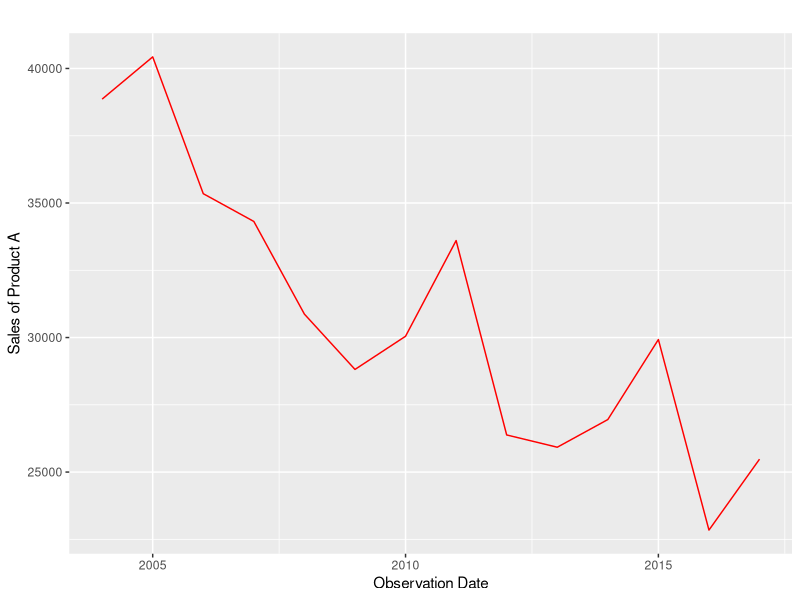
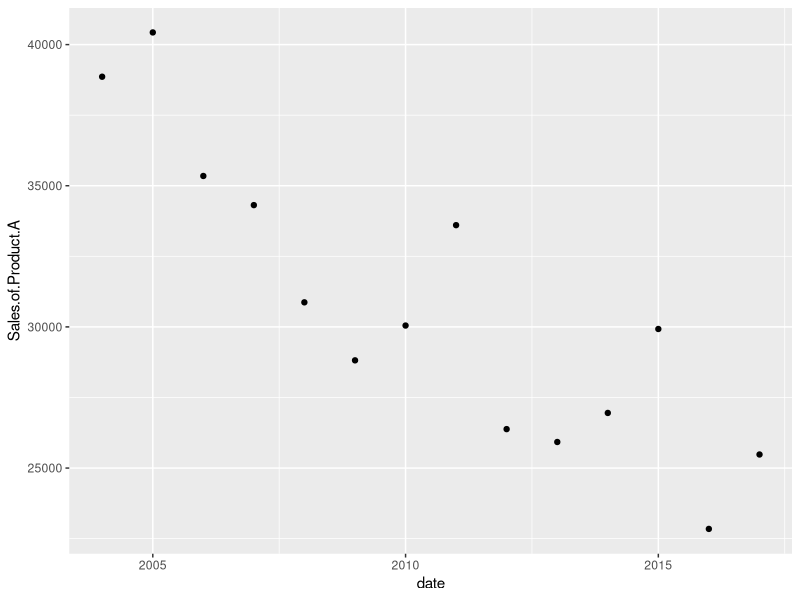
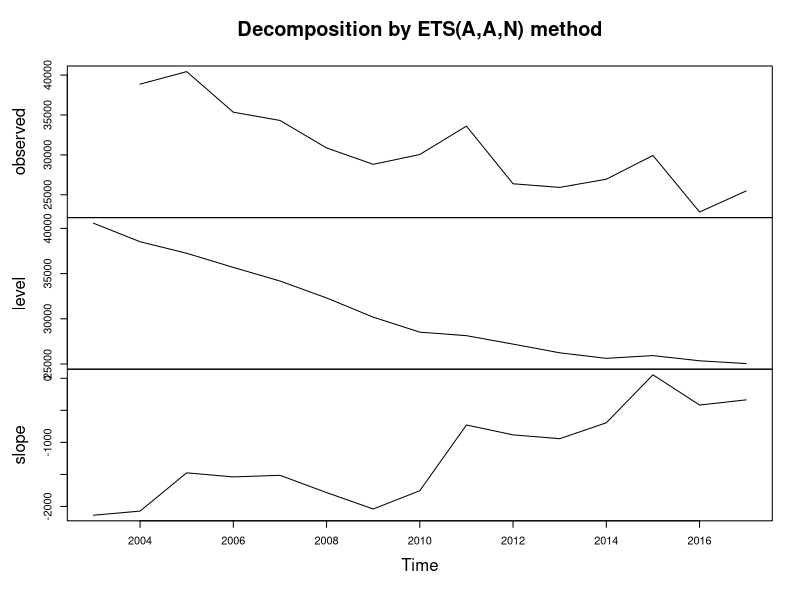
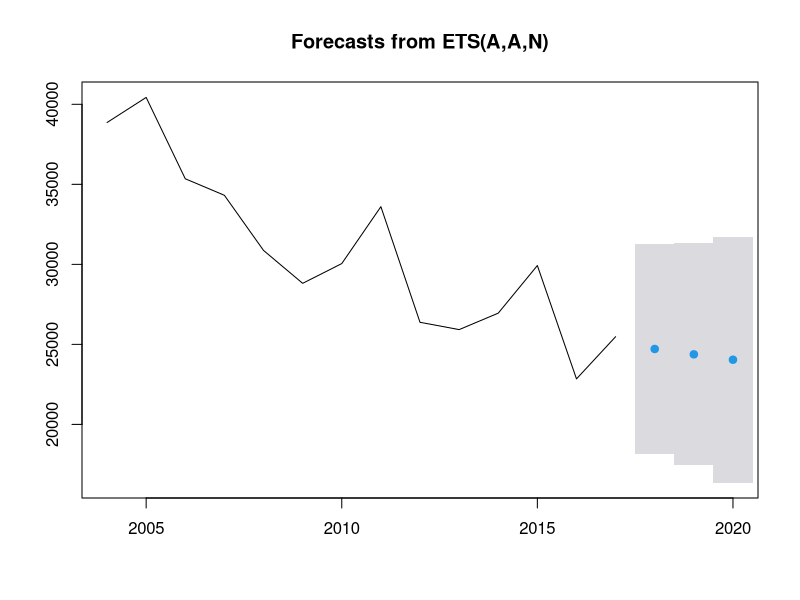
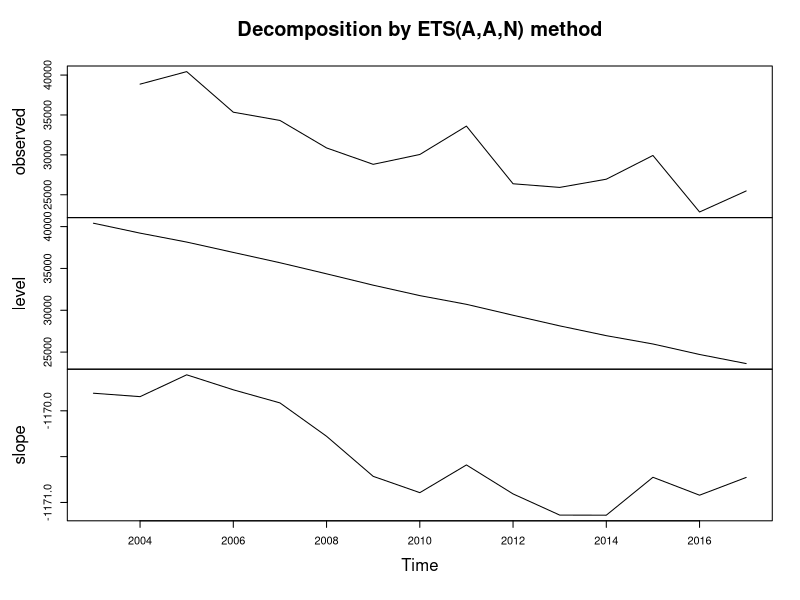
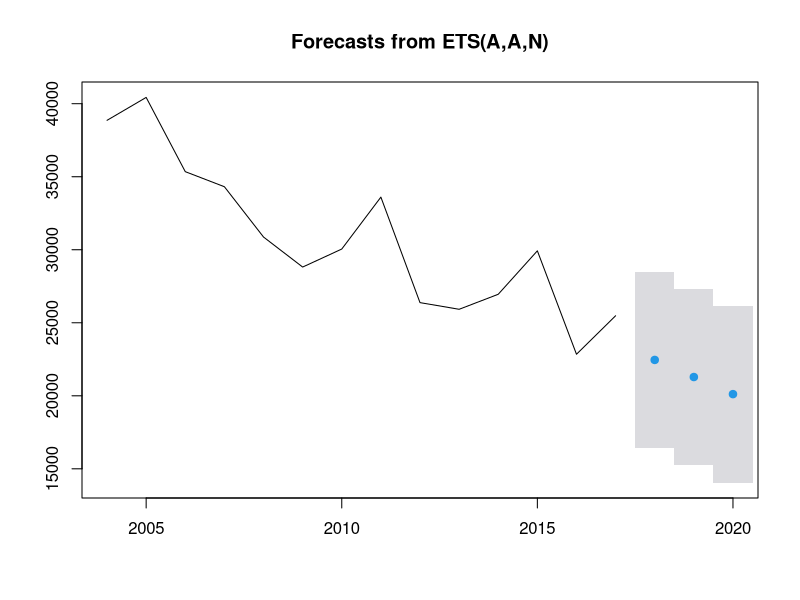
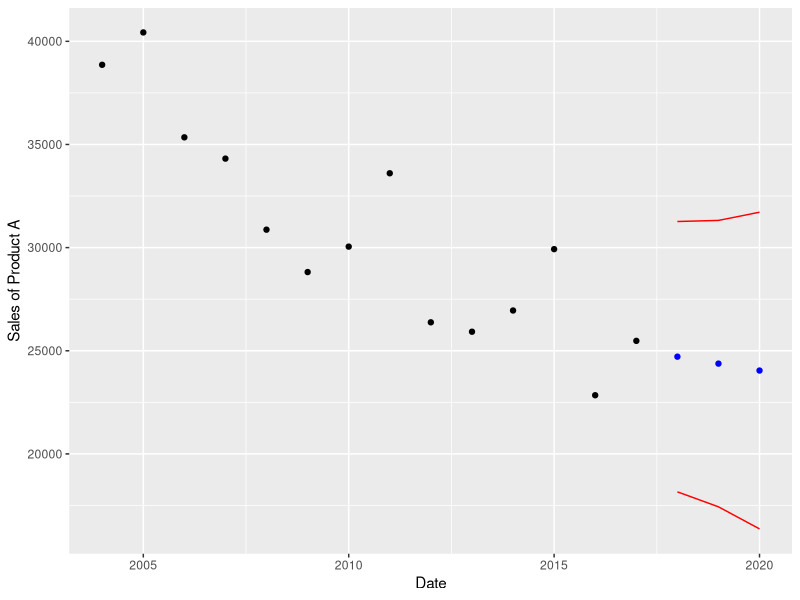

The R script that drew these images, in order:
## ---- chunk 1
knitr::opts_chunk$set(echo = TRUE)
## ---- chunk 2

rm(list=ls()) # clear the work area 

if (!require('readxl')) install.packages('readxl')
library('readxl')

if (!require('writexl')) install.packages('writexl')
library('writexl')

if (!require('ggplot2')) install.packages('ggplot2')
library('ggplot2')

if (!require('ggfortify')) install.packages('ggfortify')
library('ggfortify')

if (!require('forecast')) install.packages('forecast')
library('forecast')

if (!require('lubridate')) install.packages('lubridate')
library('lubridate')

if (!require('zoo')) install.packages('zoo')
library('zoo')
## ---- chunk 3

data_from_excel <- read_excel("Annual_Hot_Water.xlsx") 
str( data_from_excel )

## ---- chunk 4

PROD_A <- ts(data_from_excel, start=c(2004), frequency = 1, names =c("Sales of Product A") )

str(PROD_A)

summary(PROD_A)

autoplot(PROD_A, color = 'red') +
  labs(x = "Observation Date", y = "Sales of Product A")

## ---- chunk 5

df_data <- data.frame(date=as.Date(as.yearqtr(time(PROD_A))), Y=as.matrix(PROD_A))
ggplot(data=df_data, mapping=aes(x=date, y=Sales.of.Product.A))+geom_point()

## ---- chunk 6

HOLT <- ets(PROD_A, model = "AAN", alpha = .2, beta = .15)  
HOLT
str(HOLT)
plot(HOLT)
HOLT.pred <- forecast(HOLT, h = 3, level = c(95))
HOLT.pred
str(HOLT.pred)
plot(HOLT.pred)

## ---- chunk 7

HOLT_auto <- ets(PROD_A, model = "AAN")  
HOLT_auto
plot(HOLT_auto)
HOLT_auto.pred <- forecast(HOLT_auto, h = 3, level = c(95))
plot(HOLT_auto.pred)

## ---- chunk 8

col_names <- as.yearmon(time(HOLT.pred$mean)) 
my_df <-  data.frame( as.Date(col_names), HOLT.pred$mean, HOLT.pred$lower, HOLT.pred$upper)
colnames(my_df) <- c("Date", "Forecast", "95% Lower", "95% Upper" )
write_xlsx(my_df, "Annual_Sales_A_prediction.xlsx")

## ---- chunk 9

ggplot(data = my_df, aes(x = Date, y = as.double(Forecast) )) +
  geom_point( color="blue" ) + 
  geom_line(aes(x = Date, y = `95% Lower`), color="red" ) +  
  geom_line(aes(x = Date, y = `95% Upper`), color="red" ) +
  geom_point(data=df_data, mapping=aes(x=date, y=Sales.of.Product.A))+
  labs(x = "Date", y = "Sales of Product A")
